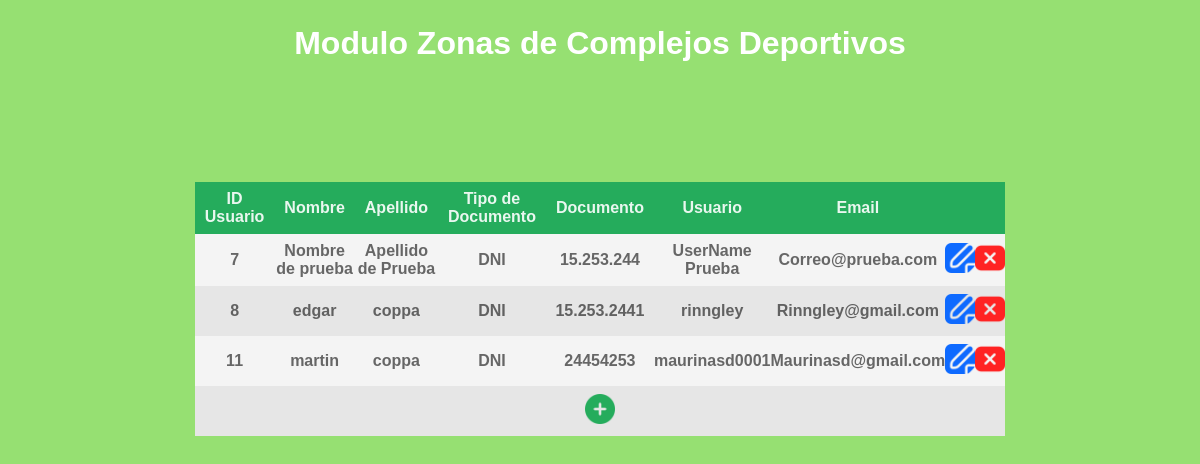
The page /php/tablaUsuarios/tablaUsuarios.php on the database its author committed.
### tables this page shows
CREATE TABLE `persona` (
  `id_persona` int(11) NOT NULL,
  `nombre` varchar(50) DEFAULT NULL,
  `apellido` varchar(50) DEFAULT NULL,
  `cuil` varchar(50) DEFAULT NULL,
  `fecha_nacimiento` date DEFAULT NULL,
  `fecha_alta` date DEFAULT NULL,
  `estado` tinyint(1) DEFAULT 1,
  `rela_documento` int(11) DEFAULT NULL,
  `rela_sexo` int(11) DEFAULT NULL
);

CREATE TABLE `usuarios` (
  `id_usuario` int(11) NOT NULL,
  `username` varchar(50) NOT NULL,
  `password` varchar(255) NOT NULL,
  `token` varchar(100) NOT NULL,
  `expiry` datetime DEFAULT NULL,
  `estado` varchar(20) NOT NULL DEFAULT 'no verificado',
  `rela_contacto` int(11) NOT NULL,
  `rela_perfil` int(11) DEFAULT NULL
);

CREATE TABLE `tipo_documento` (
  `id_tipo_documento` int(11) NOT NULL,
  `descripcion_tipo_documento` varchar(50) DEFAULT NULL,
  `estado` tinyint(1) DEFAULT 1
);

CREATE TABLE `documento` (
  `id_documento` int(11) NOT NULL,
  `descripcion_documento` varchar(50) DEFAULT NULL,
  `estado` tinyint(1) DEFAULT 1,
  `rela_tipo_documento` int(11) DEFAULT NULL
);

CREATE TABLE `contacto` (
  `id_contacto` int(11) NOT NULL,
  `descripcion_contacto` varchar(50) DEFAULT NULL,
  `estado` tinyint(1) DEFAULT 1,
  `rela_tipo_contacto` int(11) DEFAULT NULL,
  `rela_persona` int(11) DEFAULT NULL
);

### config/database/db_functions/usuarios.php (called while the page is built, shortened)
<?php
	require_once(RUTA. "config/database/conexion.php");
	function obtenerUsuarios($usuario=null) {
		global $conexion;
		$consulta = "SELECT
							usuarios.id_usuario,
							persona.nombre,
							persona.apellido,
							tipo_documento.descripcion_tipo_documento,
							documento.descripcion_documento,
							sexo.descripcion_sexo,
							usuarios.username,
							contacto.descripcion_contacto
						FROM
							persona
						JOIN
							sexo
						ON
							persona.rela_sexo = sexo.id_sexo
						JOIN
							documento
						ON
							persona.rela_documento = documento.id_documento
						JOIN
							tipo_documento
						ON
							documento.rela_tipo_documento = tipo_documento.id_tipo_documento
						JOIN
							contacto
						ON
							contacto.rela_persona = persona.id_persona
						JOIN
							usuarios
						ON
							usuarios.rela_contacto = contacto.id_contacto";
		$orderBy = "ORDER BY id_usuario ASC";
		if (is_null($usuario)) {
			$sql = $consulta . " " . $orderBy;
			$stmt = $conexion->prepare($sql);
		}
		if ($stmt->execute()) {
			$registros = $stmt->get_result();
			return $registros;
		}
	}
?>

### php/tablaUsuarios/tablaUsuarios.php (the view, shortened to what this page needs)
<?php
	require_once('../../config/database/db_functions/usuarios.php');
	$registros = obtenerUsuarios();
?>
<!DOCTYPE html>
<html>
<head>
	<link rel="stylesheet" type="text/css" href="../../css/zonas.css">
</head>
<body>
	<h1 style="text-align: center; margin-top: 25px; margin-bottom: 20px;">Modulo Zonas de Complejos Deportivos</h1>
	<table>
		<thead>
			<tr>
				<th>ID Usuario</th>
				<th>Nombre</th>
				<th>Apellido</th>
				<th>Tipo de Documento</th>
				<th>Documento</th>
				<th>Usuario</th>
				<th>Email</th>
				<th></th>
				<th></th>
			</tr>
		</thead>
		<tbody>
		<?php foreach ($registros as $reg) :
			$id 			= $reg['id_usuario'];
			$nombre 		= $reg['nombre'];
			$apellido		= $reg['apellido'];
			$tipoDocumento  = $reg['descripcion_tipo_documento'];
			$documento      = $reg['descripcion_documento'];
			$usuario        = $reg['username'];
			$email			= $reg['descripcion_contacto'];
			$modificar = "<a href='tablaUsuarios_modificacion.php?id_usuario=$id'>
								<img src='../../assets/icons/editar_azul.png'>
							</a>";
			$eliminar =	"<a href=\"javascript:confirmDelete($id)\">
								<img src='../../assets/icons/eliminar.png'>
							</a>";
		?>
				 <tr>
					<td> <?php echo $id;										?></td>
					<td> <?php echo $nombre;									?></td>
					<td> <?php echo $apellido;									?></td>
					<td> <?php echo $tipoDocumento;								?></td>
					<td> <?php echo $documento;									?></td>
					<td> <?php echo $usuario;									?></td>
					<td> <?php echo $email;										?></td>
					<td> <?php echo $modificar;									?></td>
					<td> <?php echo $eliminar;									?></td>
				 </tr>
		<?php endforeach; ?>
 		<tr>
 			<td colspan="9" class="alta">
 				<a href="tablaZonas_alta.php">
 					<img src="../../assets/icons/agregar.png" type="icon">
 				</a>
 			</td>
 		</tr>
 		</tbody>
 	</table>
</body>
</html>

### css/zonas.css (style rules this page uses)
body { padding: 0; margin: 0; font-family: sans-serif; background-color: #96E072; color: white; }
table { border-collapse: collapse; width: 65%; margin: 0 auto; margin-top: 15vh; color: rgba(0, 0, 0, 0.58); font-weight: bold; }
th, td { text-align: center; padding: 8px 10px; }
td, th:nth-child(6), td, th:nth-child(7) { padding: 8px 0px; }
body table thead tr { background-color: #25ac5c ; color:rgba(255, 255, 255, 0.9); text-align: left; }
table tbody tr:nth-child(odd) { background-color: #f4f4f4 ; }
table tbody tr:nth-child(even) { background-color: #E6E6E6 ; }
.alta { text-align: center; }
table tbody img { height:30px; }

### rows shown on the page
persona: usuarios.id_usuario "7", nombre "Nombre de prueba", apellido "Apellido de Prueba", tipo_documento.descripcion_tipo_documento "DNI", rela_documento.descripcion_documento "15.253.244", usuarios.username "UserName Prueba", contacto.descripcion_contacto "Correo@prueba.com"
persona: usuarios.id_usuario "8", nombre "edgar", apellido "coppa", tipo_documento.descripcion_tipo_documento "DNI", rela_documento.descripcion_documento "15.253.2441", usuarios.username "rinngley", contacto.descripcion_contacto "Rinngley@gmail.com"
persona: usuarios.id_usuario "11", nombre "martin", apellido "coppa", tipo_documento.descripcion_tipo_documento "DNI", rela_documento.descripcion_documento "24454253", usuarios.username "maurinasd0001", contacto.descripcion_contacto "Maurinasd@gmail.com"
